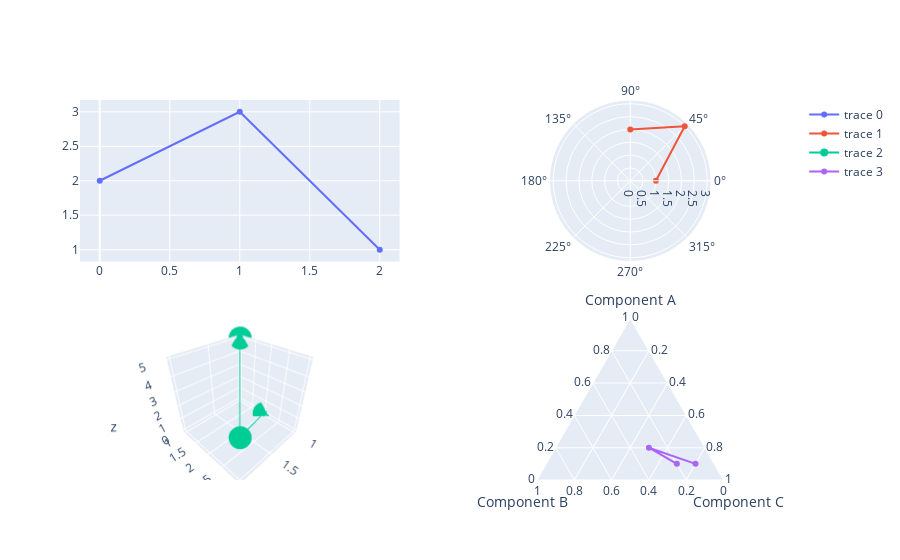

Here is the notebook cell this chart was saved with:
### Code cell
fig = plotly.subplots.make_subplots(rows=2, cols=2,
                    specs=[[{'type': 'xy'},    {'type': 'polar'}],
                           [{'type': 'scene'}, {'type': 'ternary'}]])
fig.add_traces(
    [go.Scatter(y=[2, 3, 1]),
     go.Scatterpolar(r=[1, 3, 2], theta=[0, 45, 90]),
     go.Scatter3d(x=[1, 2, 1], y=[2, 3, 1], z=[0, 3, 5]),
     go.Scatterternary(a=[0.1, 0.2, 0.1],
                       b=[0.2, 0.3, 0.1],
                       c=[0.7, 0.5, 0.8])],
    rows=[1, 1, 2, 2],
    cols=[1, 2, 1, 2])

### Figure 1 — Plotly figure (JSON) as saved in the notebook; plotly's stock layout.template omitted (floating-point values rounded to 4 significant figures)
{"data": [{"type": "scatter", "xaxis": "x", "y": [2, 3, 1], "yaxis": "y"}, {"r": [1, 3, 2], "subplot": "polar", "theta": [0, 45, 90], "type": "scatterpolar"}, {"scene": "scene", "type": "scatter3d", "x": [1, 2, 1], "y": [2, 3, 1], "z": [0, 3, 5]}, {"a": [0.1, 0.2, 0.1], "b": [0.2, 0.3, 0.1], "c": [0.7, 0.5, 0.8], "subplot": "ternary", "type": "scatterternary"}], "layout": {"polar": {"domain": {"x": [0.55, 1], "y": [0.575, 1]}}, "scene": {"domain": {"x": [0, 0.45], "y": [0, 0.425]}}, "ternary": {"domain": {"x": [0.55, 1], "y": [0, 0.425]}}, "xaxis": {"anchor": "y", "domain": [0, 0.45]}, "yaxis": {"anchor": "x", "domain": [0.575, 1]}}}
